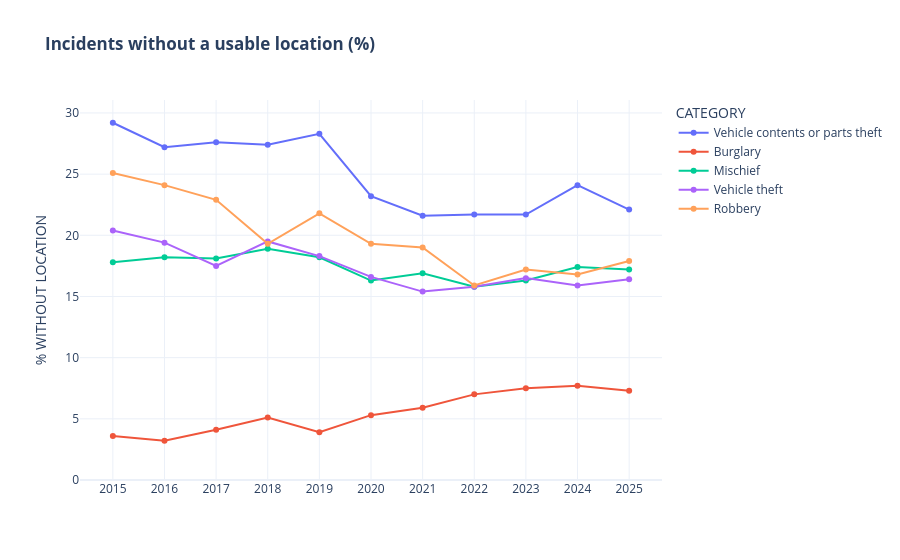

Notebook cell for this chart:
### Markdown cell above
### Missing locations
About 17% of the incidents have no usable position, so the geographic analysis (section 8) only covers the others. That is safe only if the share of missing positions is similar across years, crime types, months and police stations. If it were not, a change in the number of mapped incidents could come from a change in the missing share, not from a change in crime.

### Code cell
missing_year = missing_location_share(full, "YEAR", "CATEGORY")
display(missing_location_share(full, "YEAR").T)
display(missing_year)

long_missing = (missing_year[MAIN_CATEGORIES].reset_index()
                .melt(id_vars="YEAR", var_name="CATEGORY", value_name="% WITHOUT LOCATION"))
fig = px.line(long_missing, x="YEAR", y="% WITHOUT LOCATION", color="CATEGORY", markers=True,
              title="<b>Incidents without a usable location (%)</b>")
fig.update_xaxes(dtick=1, title=None)
fig.update_yaxes(rangemode="tozero")
fig.show()

### Figure 1 — Plotly figure (JSON) as saved in the notebook; plotly's stock layout.template omitted (floating-point values rounded to 4 significant figures)
{"data": [{"hovertemplate": "CATEGORY=Vehicle contents or parts theft<br>YEAR=%{x}<br>% WITHOUT LOCATION=%{y}<extra></extra>", "legendgroup": "Vehicle contents or parts theft", "line": {"color": "#636efa", "dash": "solid"}, "marker": {"symbol": "circle"}, "mode": "lines+markers", "name": "Vehicle contents or parts theft", "orientation": "v", "showlegend": true, "type": "scatter", "x": [2015, 2016, 2017, 2018, 2019, 2020, 2021, 2022, 2023, 2024, 2025], "xaxis": "x", "y": [29.2, 27.2, 27.6, 27.4, 28.3, 23.2, 21.6, 21.7, 21.7, 24.1, 22.1], "yaxis": "y"}, {"hovertemplate": "CATEGORY=Burglary<br>YEAR=%{x}<br>% WITHOUT LOCATION=%{y}<extra></extra>", "legendgroup": "Burglary", "line": {"color": "#EF553B", "dash": "solid"}, "marker": {"symbol": "circle"}, "mode": "lines+markers", "name": "Burglary", "orientation": "v", "showlegend": true, "type": "scatter", "x": [2015, 2016, 2017, 2018, 2019, 2020, 2021, 2022, 2023, 2024, 2025], "xaxis": "x", "y": [3.6, 3.2, 4.1, 5.1, 3.9, 5.3, 5.9, 7.0, 7.5, 7.7, 7.3], "yaxis": "y"}, {"hovertemplate": "CATEGORY=Mischief<br>YEAR=%{x}<br>% WITHOUT LOCATION=%{y}<extra></extra>", "legendgroup": "Mischief", "line": {"color": "#00cc96", "dash": "solid"}, "marker": {"symbol": "circle"}, "mode": "lines+markers", "name": "Mischief", "orientation": "v", "showlegend": true, "type": "scatter", "x": [2015, 2016, 2017, 2018, 2019, 2020, 2021, 2022, 2023, 2024, 2025], "xaxis": "x", "y": [17.8, 18.2, 18.1, 18.9, 18.2, 16.3, 16.9, 15.8, 16.3, 17.4, 17.2], "yaxis": "y"}, {"hovertemplate": "CATEGORY=Vehicle theft<br>YEAR=%{x}<br>% WITHOUT LOCATION=%{y}<extra></extra>", "legendgroup": "Vehicle theft", "line": {"color": "#ab63fa", "dash": "solid"}, "marker": {"symbol": "circle"}, "mode": "lines+markers", "name": "Vehicle theft", "orientation": "v", "showlegend": true, "type": "scatter", "x": [2015, 2016, 2017, 2018, 2019, 2020, 2021, 2022, 2023, 2024, 2025], "xaxis": "x", "y": [20.4, 19.4, 17.5, 19.5, 18.3, 16.6, 15.4, 15.8, 16.5, 15.9, 16.4], "yaxis": "y"}, {"hovertemplate": "CATEGORY=Robbery<br>YEAR=%{x}<br>% WITHOUT LOCATION=%{y}<extra></extra>", "legendgroup": "Robbery", "line": {"color": "#FFA15A", "dash": "solid"}, "marker": {"symbol": "circle"}, "mode": "lines+markers", "name": "Robbery", "orientation": "v", "showlegend": true, "type": "scatter", "x": [2015, 2016, 2017, 2018, 2019, 2020, 2021, 2022, 2023, 2024, 2025], "xaxis": "x", "y": [25.1, 24.1, 22.9, 19.3, 21.8, 19.3, 19.0, 15.9, 17.2, 16.8, 17.9], "yaxis": "y"}], "layout": {"legend": {"title": {"text": "CATEGORY"}, "tracegroupgap": 0}, "title": {"text": "<b>Incidents without a usable location (%)</b>"}, "xaxis": {"anchor": "y", "domain": [0, 1], "dtick": 1, "title": {}}, "yaxis": {"anchor": "x", "domain": [0, 1], "rangemode": "tozero", "title": {"text": "% WITHOUT LOCATION"}}}}
